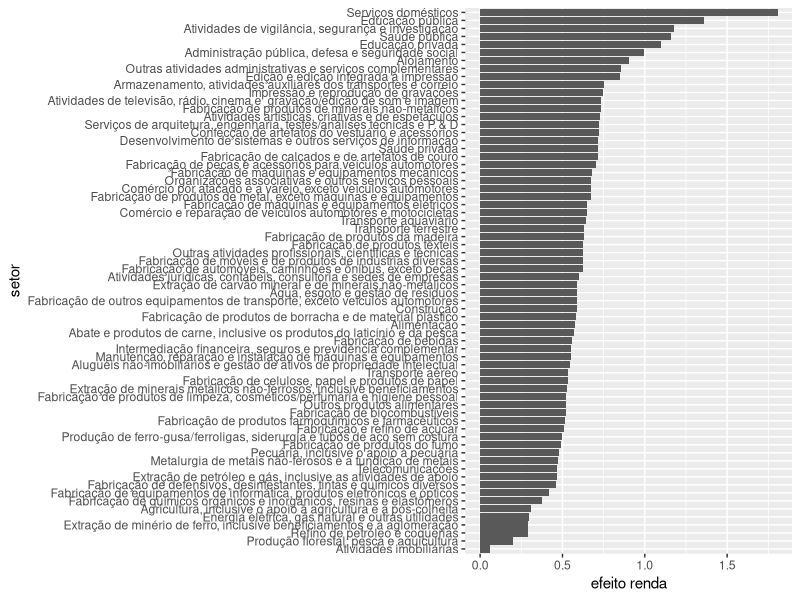
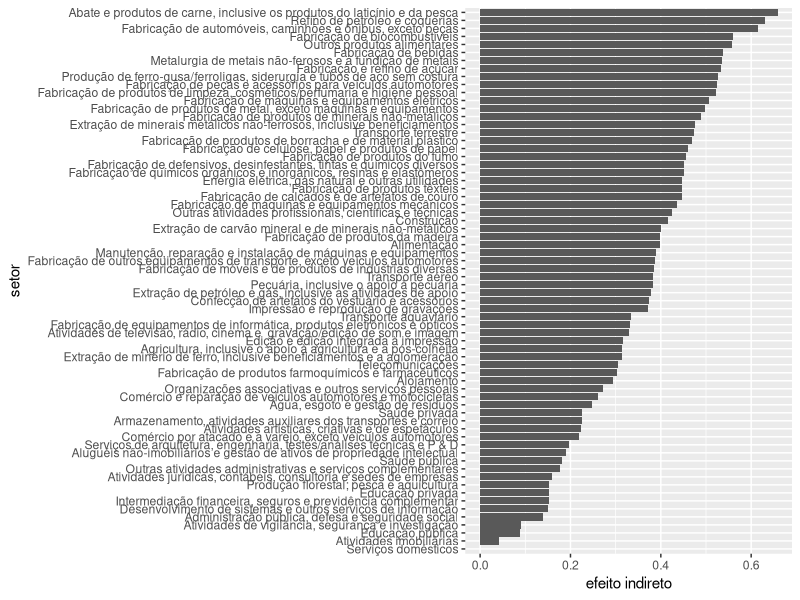

R code for these plots, in order:
######### pacotes
library(readxl)
library(dplyr)
library(ggplot2)

######### leitura dos arquivos
MIP_2017 <- read_excel("MIP_2017.xlsx", sheet =2, range = "A3:CB97")

#selecão da matriz e vetores iniciais apra os cálculos
Z <- MIP_2017[2:69,4:71] 

VBP <- MIP_2017[93,4:71]

salarios <- MIP_2017[81,4:71]

c_familias <- MIP_2017[2:69,76]

c_total <- MIP_2017[79,76]

VA <- MIP_2017[89,4:71]

imp_ICMS <- MIP_2017[73,4:71]
  
imp_IPI <- MIP_2017[75,4:71]
  
imp_outros <- MIP_2017[77,4:71]

imp <- imp_ICMS + imp_IPI + imp_outros
  
emprego <- MIP_2017[94,4:71]

######## calculo das MRI

#matriz A (modelo aberto)

A <- sweep(Z, 2, t(VBP), "/") %>% unname() %>% as.matrix()

# matriz A_barra (modelo fechado)              

hc <- t(data.frame(apply(c_familias, 1, "/", c_total))) %>% unname() %>% as.matrix()

hr <- sweep(salarios, 2, t(VBP), "/") %>% cbind(0) %>% unname() %>% as.matrix()         

A_barra <- cbind(A, hc) %>% rbind(hr)         

#inversa de leontief - modelo aberto

I <- diag(nrow(A))

B <- solve(I - A)

#inversa de leontief - modelo fechado

I_ <- diag(nrow(A_barra))

B_barra <- solve(I_ - A_barra)

###### multiplicadores de produção

#modelo aberto

MP <- data.frame(apply(B, 2, sum))

#modelo fechado

MP_barra <- data.frame(apply(B_barra[-nrow(B_barra),-ncol(B_barra)], 2, sum))

####### decomposição dos efeitos --------------- 

efeito_renda <- MP_barra - MP

efeito_direto <- data.frame(apply(A, 2, sum))

efeito_total <- MP_barra

efeito_inicial <- data.frame(c(rep(1,nrow(A))))

efeito_indireto <- MP - efeito_inicial - efeito_direto

nomes <- data.frame(colnames(Z))

efeitos <- data.frame(nomes, as.vector(c(1:68)), efeito_total, efeito_renda, efeito_indireto, efeito_direto, efeito_inicial)
colnames(efeitos) <- c("setor","cod", "efeito total", "efeito renda", "efeito indireto", "efeito direto", "efeito inicial")

######### gráficos ------------

graf_renda <- efeitos %>% 
  arrange(`efeito renda`) %>% 
  mutate(setor = factor(setor, levels = setor)) %>% 
  ggplot() +
  geom_bar(aes(x = setor, y = `efeito renda`), stat = "identity") +
  coord_flip()

graf_renda


graf_indireto <- efeitos %>% 
  arrange(`efeito indireto`) %>% 
  mutate(setor = factor(setor, levels = setor)) %>% 
  ggplot()+
  geom_bar(aes(x = setor, y = `efeito indireto`), stat = "identity")+
  coord_flip()

graf_indireto

######## multiplicadores de VA, impostos e empregos Tipo I (modelo aberto)

#coeficientes

coef_VA <- VA/VBP
coef_imp <- imp/VBP
coef_emprego <- emprego/VBP

#geradores

g_VA <- data.frame(apply(sweep(B, 1, t(coef_VA), "*"),2,sum))

g_imp <- data.frame(apply(sweep(B, 1, t(coef_imp), "*"),2,sum))

g_emprego <- data.frame(apply(sweep(B, 1, t(coef_emprego), "*"),2,sum))

#multiplicadores

m_VA_I <- g_VA/t(coef_VA)

m_imp_I <- g_imp/t(coef_imp)

m_emprego_I <- g_emprego/t(coef_emprego)


######## multiplicadores de VA, impostos e empregos Tipo II (modelo fechado)

#geradores

g_VA_ <- data.frame(apply(sweep(B_barra[-nrow(B_barra),-ncol(B_barra)], 1, t(coef_VA), "*"),2,sum))

g_imp_ <- data.frame(apply(sweep(B_barra[-nrow(B_barra),-ncol(B_barra)], 1, t(coef_imp), "*"),2,sum))

g_emprego_ <- data.frame(apply(sweep(B_barra[-nrow(B_barra),-ncol(B_barra)], 1, t(coef_emprego), "*"),2,sum))

#multiplicadores

m_VA_II <- g_VA_/t(coef_VA)

m_imp_II <- g_imp_/t(coef_imp)

m_emprego_II <- g_emprego_/t(coef_emprego)

#unificando

multiplicadores <- data.frame(nomes, m_VA_I, m_imp_I, m_emprego_I, m_VA_II, m_imp_II, m_emprego_II)
names(multiplicadores) <- c("setor", "VA_I", "impostos_I", "empregos_I", "VA_II", "impostos_II", "empregos_II")

